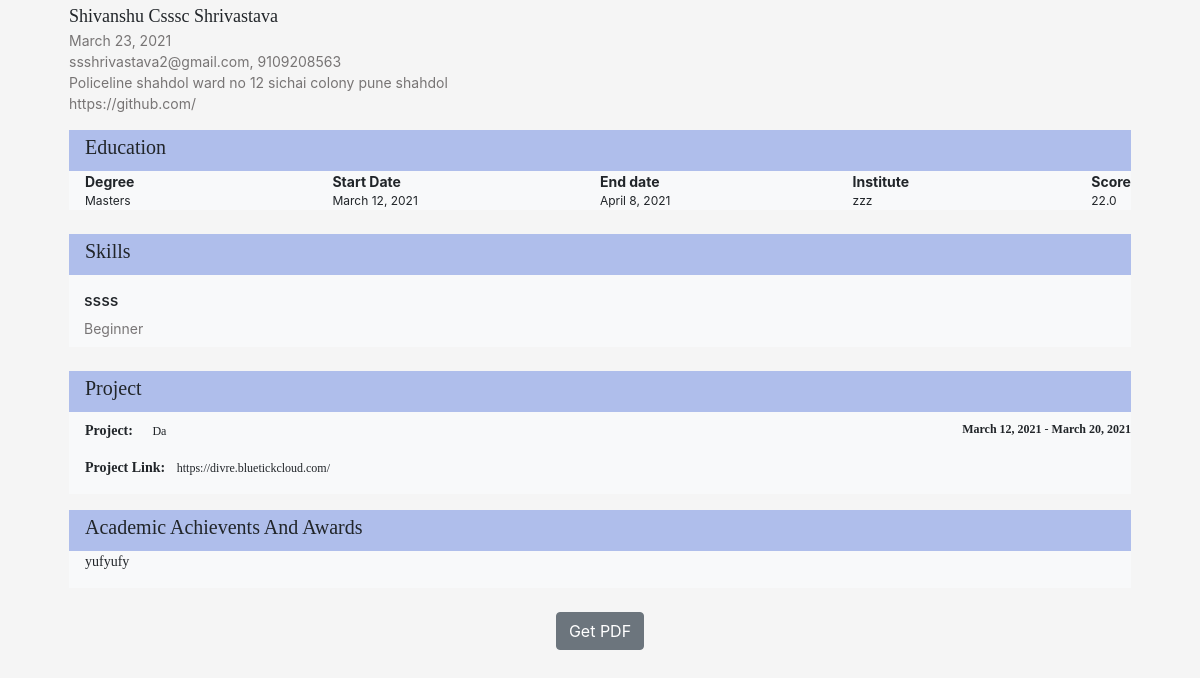
The app's page /site, older data.
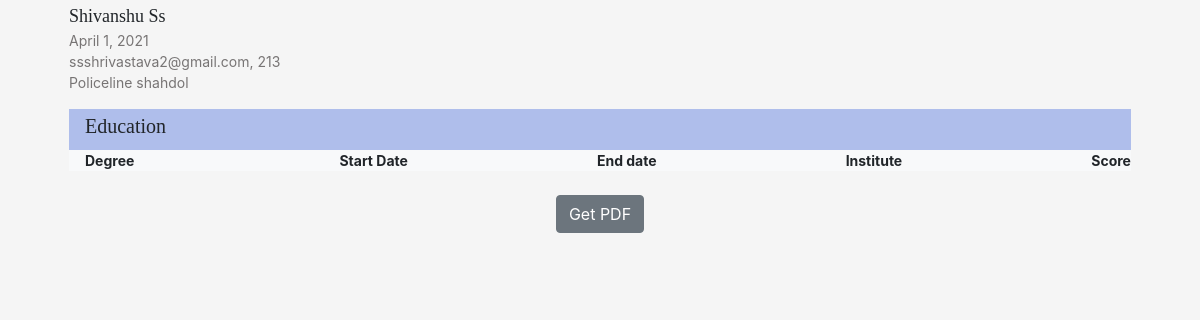
The same page, newer data.
### resume_maker/models.py (models this page shows, shortened)
class Person(models.Model):
    id = models.AutoField(primary_key = True)
    first_name = models.CharField(max_length=25)
    middle_name = models.CharField(max_length=25,null =True, blank = True)
    last_name = models.CharField(max_length=25)
    email = models.EmailField()
    mobile_no = models.CharField(max_length=10)
    age = models.IntegerField()
    dob = models.DateField()
    address = models.TextField()
    github = models.URLField(blank=True, null=True)
    linkedin = models.URLField(blank=True, null= True)
    website = models.URLField(blank=True,null = True)
    def full_name(self):
        return " ".join([self.first_name, self.middle_name, self.last_name])
    def full_name_without_middle(self):
        return " ".join([self.first_name,  self.last_name])

class Education(models.Model):
    Degrees = (
        ('PhD','PhD'),
        ('Masters','Masters'),
        ('Bachelors','Bachelors'),
        ('High School','High School')
    )
    Status = (
        ('Pursuing','Pursuing'),
        ('Completed','Completed')
    )
    person = models.ForeignKey(Person,on_delete=models.CASCADE)
    qualification = models.CharField(choices=Degrees,max_length=25)
    status = models.CharField(choices = Status, max_length = 25)
    institution = models.CharField(max_length=75)
    board = models.CharField(max_length=75)
    start_yr = models.DateField()
    end_yr = models.DateField()
    cgpa = models.FloatField(blank=True,null=True)
    percent = models.FloatField(blank=True, null=True)

class SkillSet(models.Model):
    levels = [
        ('Beginner','Beginner'),
        ('Intermediate','Intermediate'),
        ('Advanced','Advanced')
    ]
    person = models.ForeignKey(Person,on_delete=models.CASCADE)
    skill = models.CharField(max_length=25)
    experience = models.CharField(choices = levels,max_length = 25)

class Projects(models.Model):
    person = models.ForeignKey(Person,on_delete=models.CASCADE)
    project = models.CharField(max_length=150)
    start_dt = models.DateField()
    end_dt = models.DateField(null = True,blank = True)
    running = models.BooleanField(default = False)
    project_link = models.URLField(blank=True,null=True)

class Achievements(models.Model):
    person = models.ForeignKey(Person,on_delete=models.CASCADE)
    achievement = models.TextField()
    def __str__(self):
        return self.achievement

### resume_maker/views.py (the view)
# urls.py: path('site', views.render_page, name='res'),
def render_page(request):
    person = Person.objects.last()
    education = Education.objects.filter(person = person)
    exp = Experience.objects.filter(person=person)
    skill = SkillSet.objects.filter(person=person)
    prjct = Projects.objects.filter(person=person)
    ach = Achievements.objects.filter(person=person)
    context = {
        "person": person,
        "education": education,
        "exp": exp,
        "skill": skill,
        "prjct": prjct,
        "lang": Languages,
        "ach": ach,
        "hobb": Hobbies,
    }
    print(ach,'acheivents')
    return render(request,"site.html",context)

### templates/site.html (shortened to what the changed rows need)
{% load static %}
<!doctype html>
<html lang="en">
<head>
    <link rel="stylesheet" href="https://stackpath.bootstrapcdn.com/bootstrap/4.1.3/css/bootstrap.min.css"
>
    <link rel="stylesheet" href="{% static "resume_maker/style.css" %}">
</head>
<body style="min-width: 420px">
<div class=" whitesm align-center ">
    <div id="invoice" class="container ">
        <header>
            <blockquote class=" blockquote mx-4
    "><span class="namehead variabletext">{% if person.middle_name != None %}
                {{ person.full_name }}
            {% endif %}
            {% if person.middle_name == None %}
            {{ person.full_name_without_middle }}
            {% endif %}</span>
                <footer class="footerr">
                    {{ person.dob }}
                </footer>
                <footer class="footerr">
                    {{ person.email }}, {{ person.mobile_no }}
                </footer>
                <footer class="footerr">
                    {{ person.address }}
                </footer>
                {% if person.github != None %}
                    <footer class="footerr">
                        <a href="{{ person.github }}" target="_blank" style="color: currentcolor"
                           ;> {{ person.github }}</a>
                    </footer>
                {% endif %}
            </blockquote>
        </header>
        <article>
            <section class="mx-4 mb-4 bg-light mx-4" style="min-width: 381px">
                <div class="d-flex flex-wrap justify-content-between">
                    <div class="d-flex flex-column flex-wrap mx-3">
                        <div class="fontforsub"><b>Degree</b></div>
                        {% for i in education %}
                            <span class="fontforsubsub">{{ i.qualification }}</span>
                        {% endfor %}
                    </div>
                    <div class="d-flex flex-column flex-wrap">
                        <div class="fontforsub"><b>Start Date</b></div>
                        {% for i in education %}
                            <span class="fontforsubsub">{{ i.start_yr }}</span>
                        {% endfor %}
                    </div>
                    <div class="d-flex flex-column flex-wrap">
                        <div class="fontforsub"><b>End date</b></div>
                        {% for i in education %}
                            <span class="fontforsubsub">{{ i.end_yr }}</span>
                        {% endfor %}
                    </div>
                    <div class="d-flex flex-column flex-wrap">
                        <div class="fontforsub"><b>Institute</b></div>
                        {% for i in education %}
                            <span class="fontforsubsub">{{ i.institution }}</span>
                        {% endfor %}
                    </div>
                    <div class="d-flex flex-column flex-wrap">
                        <div class="fontforsub"><b>Score</b></div>
                        {% for i in education %}
                            {% if i.percent == None %}
                                <span class="fontforsubsub">{{ i.cgpa }}</span>
                            {% endif %}
                        {% endfor %}
                    </div>
                </div>
            </section>
                {% if skill %}
            <section>
                <div style="min-width: 381px" class="mt-3 mx-4 d-flex flex-wrap align-items-center edu resinputt">
                    <h4 class="mx-3 family fontsize">Skills</h4>
                </div>
                <div class="row mx-4 mb-4 bg-light">
                    {% for i in skill %}
                        <div class="col-sm-6 mb-2 col-md-3 mt-3 ">
                            <h6>{{ i.skill }}</h6>
                            <footer class="footerr">{{ i.experience }}</footer>
                        </div>
                    {% endfor %}
                </div>
            </section>
        {% endif %}
        {% if prjct %}
            <section>
                <div style="min-width: 381px" class="mt-3 mx-4 d-flex flex-wrap align-items-center edu resinputt">
                    <h4 class="mx-3  family fontsize">Project</h4>
                </div>
                {% for i in prjct %}
                    <div class="mx-4 bg-light">
                        <div class=" d-flex flex-column flex-wrap">
                            <div class="d-flex text-justify mt-2 justify-content-between">
                                <p class="ml-3 family fontforsub"><b>Project:</b>
                                    <span class="font-weight-normal adjusttext first mx-3 family fontforsubsub">{{ i.project }}</span>
                                </p>
                                <p class="family fontforsubsub"><b>{{ i.start_dt }}</b> - <b>{% if i.running == True %}
                                    Present{% else %}{{ i.end_dt }}{% endif %}</b></p>
                            </div>
                            {% if i.project_link != None %}
                                <p class="ml-3 family fontforsub"><b>Project Link:</b> <a href="{{ i.project_link }}"
                                                                                          target="_blank"
                                                                                          class="text-justify ml-2 family fontforsubsub"
                                                                                          style="color: currentColor;">{{ i.project_link }}</a>
                                </p>
                            {% endif %}
                        </div>
                    </div>
                {% endfor %}
            {% endif %}
            </section>
        {% if ach %}
            {% if ach != None %}
                <section>
                    <div style="min-width: 381px" class="mt-3 mx-4 d-flex flex-wrap align-items-center edu resinputt">
                        <h4 class="mx-3 family fontsize">Academic Achievents And Awards</h4>
                    </div>
                        {% for i in ach %}
                            <section class="mx-4 mb-4 bg-light  ">
                                <div class="d-flex text-justify">
                                    <p class="adjusttext ml-3 family fontforsub">{{ i.achievement }}</p>
                                    </div>
                            </section>
                        {% endfor %}
                    {% endif %}
            {% endif %}
        </article>
    </div>
</div>
</body>
</html>

Row changes from the older to the newer data that the page shows:
no longer on this page (row edited): Person: full_name "Shivanshu Csssc Shrivastava", dob "March 23, 2021", email "ssshrivastava2@gmail.com", mobile_no "9109208563", address "Policeline shahdol ward no 12 sichai colony pune shahdol", github "https://github.com/"
no longer on this page (row unchanged): Education: qualification "Masters", start_yr "March 12, 2021", end_yr "April 8, 2021", institution "zzz", cgpa "22.0"
no longer on this page (row unchanged): SkillSet: skill "ssss", experience "Beginner"
no longer on this page (row unchanged): Projects: project "Da", start_dt "March 12, 2021", end_dt "March 20, 2021", project_link "https://divre.bluetickcloud.com/"
no longer on this page (row unchanged): Achievements: achievement "yufyufy"
added Person: full_name_without_middle "Shivanshu Ss", dob "April 1, 2021", email "ssshrivastava2@gmail.com", mobile_no "213", address "Policeline shahdol"
Text that changed along with them:
text no longer shown: "Skills Project Academic Achievents And Awards"
